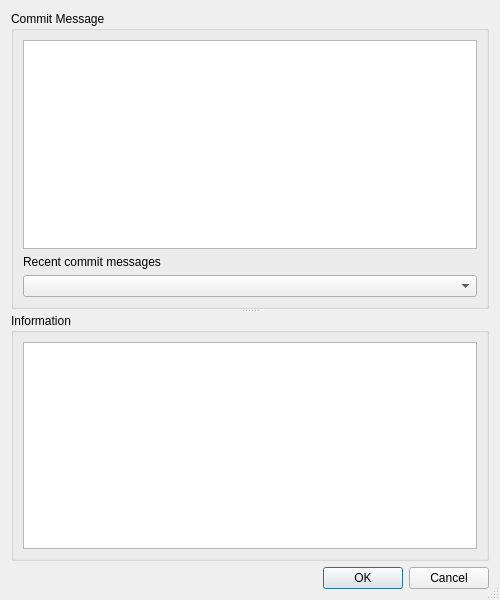
<?xml version="1.0" encoding="UTF-8"?>
<ui version="4.0">
 <class>HgHisteditCommitEditor</class>
 <widget class="QDialog" name="HgHisteditCommitEditor">
  <property name="geometry">
   <rect>
    <x>0</x>
    <y>0</y>
    <width>500</width>
    <height>600</height>
   </rect>
  </property>
  <property name="windowTitle">
   <string>Commit Message</string>
  </property>
  <property name="sizeGripEnabled">
   <bool>true</bool>
  </property>
  <layout class="QVBoxLayout" name="verticalLayout_2">
   <item>
    <widget class="QSplitter" name="splitter">
     <property name="orientation">
      <enum>Qt::Vertical</enum>
     </property>
     <widget class="QGroupBox" name="groupBox">
      <property name="title">
       <string>Commit Message</string>
      </property>
      <layout class="QVBoxLayout" name="verticalLayout_3">
       <item>
        <widget class="EricSpellCheckedPlainTextEdit" name="messageEdit">
         <property name="toolTip">
          <string>Edit the commit message</string>
         </property>
         <property name="tabChangesFocus">
          <bool>true</bool>
         </property>
        </widget>
       </item>
       <item>
        <widget class="QLabel" name="label_2">
         <property name="text">
          <string>Recent commit messages</string>
         </property>
        </widget>
       </item>
       <item>
        <widget class="QComboBox" name="recentComboBox">
         <property name="toolTip">
          <string>Select a recent commit message to use</string>
         </property>
        </widget>
       </item>
      </layout>
     </widget>
     <widget class="QGroupBox" name="groupBox_2">
      <property name="title">
       <string>Information</string>
      </property>
      <layout class="QVBoxLayout" name="verticalLayout">
       <item>
        <widget class="EricSpellCheckedPlainTextEdit" name="infoEdit">
         <property name="readOnly">
          <bool>true</bool>
         </property>
        </widget>
       </item>
      </layout>
     </widget>
    </widget>
   </item>
   <item>
    <widget class="QDialogButtonBox" name="buttonBox">
     <property name="orientation">
      <enum>Qt::Horizontal</enum>
     </property>
     <property name="standardButtons">
      <set>QDialogButtonBox::Cancel|QDialogButtonBox::Ok</set>
     </property>
    </widget>
   </item>
  </layout>
 </widget>
 <customwidgets>
  <customwidget>
   <class>EricSpellCheckedPlainTextEdit</class>
   <extends>QPlainTextEdit</extends>
   <header>EricWidgets/EricSpellCheckedTextEdit.h</header>
  </customwidget>
 </customwidgets>
 <resources/>
 <connections/>
</ui>
